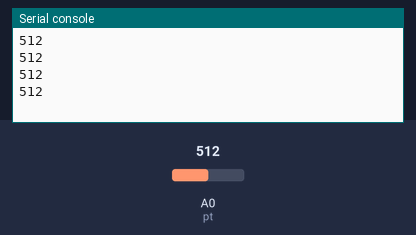
The program below on a simulated ESP8266 board running MicroPython. On the bench: the last lines printed to the serial console. Inputs (shaded band) come from the test bench; at power-on: A0 (pt) = 512 (analog values on the 0–1023 scale).

Above: at 1.2 s.
1.3 s: A0 (pt) set to 716
At 1.71 s:
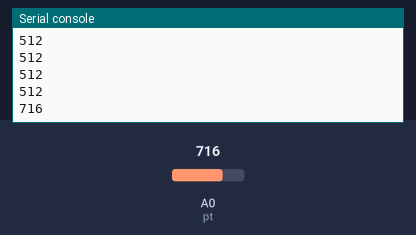
2.8 s: A0 (pt) set to 900
At 2.91 s:
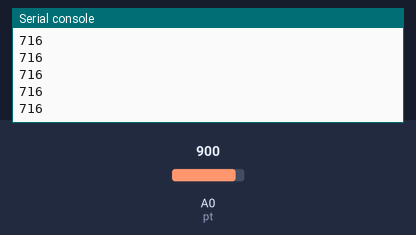
Timing chart, 0 to 5.8 s (numbered marks = the images above; inputs shaded):
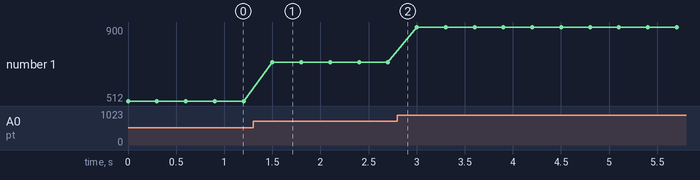

The program:

HB-MicroPython-11-PotEsp8266.py
```python
'''
For more details, please follow the link below:
https://hamruyesh.com/product/micro-python-esp32-esp8266-programming-tutorial/

'''
from machine import Pin, ADC
from time import sleep

pt = ADC(0)

while True:
  print(pt.read())
  sleep(0.3)
```

Measured:
- after the input at 1.3 s, the serial console: prints a new line after 0.20 s (image 1)
- plotted number 1: 512 → 716 after the input at 1.3 s, 716 → 900 after the input at 2.8 s
